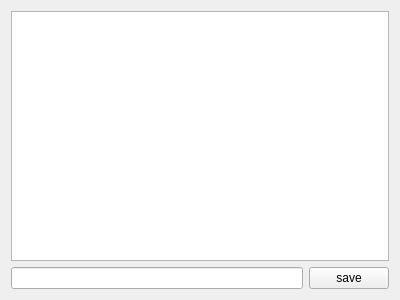
<?xml version="1.0" encoding="UTF-8"?>
<ui version="4.0">
 <class>Form</class>
 <widget class="QWidget" name="Form">
  <property name="geometry">
   <rect>
    <x>0</x>
    <y>0</y>
    <width>400</width>
    <height>300</height>
   </rect>
  </property>
  <property name="windowTitle">
   <string>Form</string>
  </property>
  <layout class="QGridLayout" name="gridLayout">
   <item row="0" column="0" colspan="2">
    <widget class="QListView" name="listView"/>
   </item>
   <item row="1" column="0">
    <widget class="QLineEdit" name="lineEdit"/>
   </item>
   <item row="1" column="1">
    <widget class="QPushButton" name="pushButtonSave">
     <property name="text">
      <string>save</string>
     </property>
    </widget>
   </item>
  </layout>
 </widget>
 <resources/>
 <connections/>
</ui>
